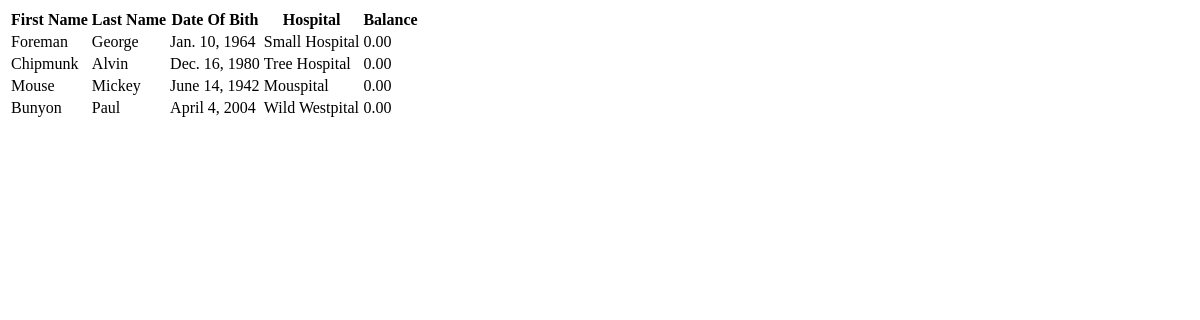
Before: / with the older database file.
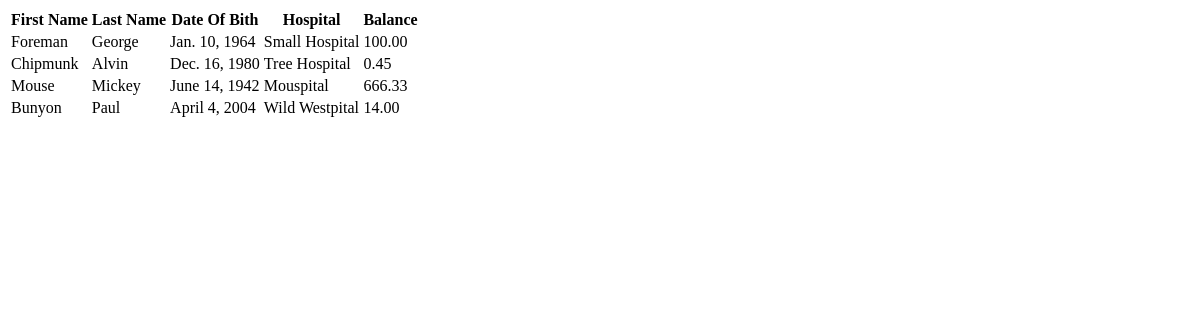
After: the same page with the newer database file.
### import/models.py (models this page shows)
class PatientInformation(models.Model):
    first_name = models.CharField(max_length=50, default=None)
    last_name = models.CharField(max_length=50, blank=True, null=True)
    date_of_birth = models.DateField(blank=True, null=True)
    hospital = models.CharField(max_length=50, blank=True, null=True)
    balance = models.DecimalField(decimal_places=2, max_digits=16, null=True)

### import/views.py (the view)
# urls.py: path('', DataListView.as_view(), name='landing_page')
class DataListView(ListView):
    model = PatientInformation
    template_name = 'patientinformation_list.html'

### import/templates/patientinformation_list.html
{% block content %}
<table id="myTable">
  <tr class="header">
      <th>First Name</th>
      <th>Last Name</th>
      <th>Date Of Bith</th>
      <th>Hospital</th>
      <th>Balance</th>
  </tr>
    <tbody>
        {% for data in object_list %}
        <tr>
            <td>{{ data.first_name }}</td>
            <td>{{ data.last_name }}</td>
            <td>{{ data.date_of_birth }}</td>
            <td>{{ data.hospital }}</td>
            <td>{{ data.balance }}</td>
        </tr>
{% endfor %}
{% endblock %}

Changed rows visible on the page:
changed PatientInformation "Foreman": balance "0.00" → "100.00"
changed PatientInformation "Chipmunk": balance "0.00" → "0.45"
changed PatientInformation "Mouse": balance "0.00" → "666.33"
changed PatientInformation "Bunyon": balance "0.00" → "14.00"
